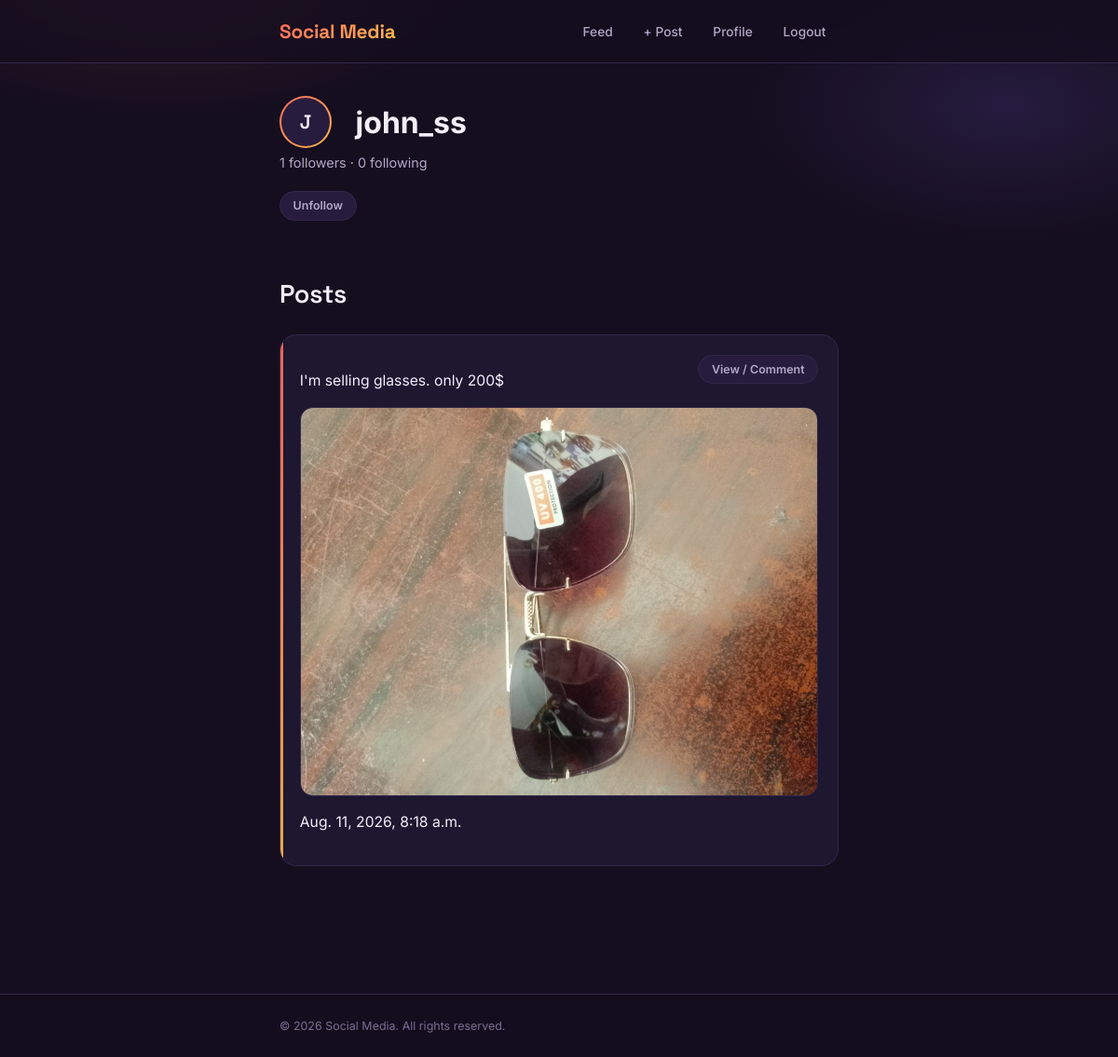
/profile/john_ss/ (signed in), run on the app's committed database.
### mainapp/models.py (models this page shows, shortened)
class Post(models.Model):
    user = models.ForeignKey(User,on_delete=models.CASCADE,related_name='posts')
    text = models.TextField(blank = True)
    image = models.ImageField(upload_to ='post_image/', blank = True, null = True)
    created_at = models.DateTimeField(auto_now_add = True)
    class Meta:
        ordering = ['-created_at']

### mainapp/views.py (the view)
# urls.py: path('profile/<str:username>/', views.profile, name='profile'),
@login_required
def profile(request,username):
    profile_user = get_object_or_404(User,username = username)
    posts = profile_user.posts.all()
    is_following = Follow.objects.filter(follower = request.user , following = profile_user).exists()
    return render(request,'mainapp/profile.html',{
        'profile_user': profile_user,
        'posts':posts,
        'is_following': is_following,
        'followers_count':profile_user.followers.count(),
        'following_count':profile_user.following.count(),
    })

### mainapp/templates/mainapp/profile.html
{% extends 'mainapp/base.html' %}
{% block content %}
<div class="profile-head">
    <span class="avatar"><span>{{ profile_user.username|first|upper }}</span></span>
    <div>
        <h1 style="margin:0;">{{ profile_user.username }}</h1>
    </div>
</div>
<p class="profile-stats">{{ followers_count }} followers · {{ following_count }} following</p>
{% if profile_user != request.user %}
<a class="button {% if is_following %}secondary{% endif %}" href="{% url 'toggle_follow' profile_user.username %}">
    {% if is_following %}Unfollow{% else %}Follow{% endif %}
</a>
{% endif %}
<h2 style="margin-top:2rem;">Posts</h2>
{% for post in posts %}
<div class="card">
    <a class="button secondary" href="{% url 'post_detail' post.id %}">View / Comment</a>
    <p>{{ post.text }}</p>
    {% if post.image %}
    <img src="{{ post.image.url }}" alt="Post image">
    {% endif %}
    <p class="small-text">{{ post.created_at }}</p>
</div>
{% empty %}
<div class="card">
    <p class="small-text">No posts yet.</p>
</div>
{% endfor %}
{% endblock %}

### mainapp/static/mainapp/styles.css (style rules this page uses)
:root { --bg: #150E1F; --surface: #1E1730; --surface-2: #271C3D; --text: #F3EEFA; --text-soft: #B3A7C7; --text-faint: #7A6E93; --coral: #FF6B5B; --amber: #FFB84D; --violet: #8C6BFF; --line: #332748; --grad: linear-gradient(135deg, var(--coral), var(--amber)); --display: 'Space Grotesk', sans-serif; --sans: 'Inter', -apple-system, BlinkMacSystemFont, sans-serif; font-family: var(--sans); color: var(--text); }
* { box-sizing: border-box; }
body { margin: 0; padding: 0; background: radial-gradient(600px 300px at 15% -5%, rgba(255, 107, 91, 0.16), transparent 60%), radial-gradient(500px 260px at 90% 10%, rgba(140, 107, 255, 0.14), transparent 55%), var(--bg); background-attachment: fixed; color: var(--text); -webkit-font-smoothing: antialiased; }
a { color: var(--coral); }
main>h1, main>h2 { font-family: var(--display); font-weight: 600; letter-spacing: -0.01em; margin: 0 0 1.6rem; }
main>h2 { font-size: 1.7rem; }
main>a.button { margin-bottom: 1.6rem; }
.card { position: relative; background: var(--surface); border: 1px solid var(--line); border-radius: 18px; padding: 1.3rem 1.3rem 1.1rem; margin-bottom: 1.1rem; overflow: hidden; }
.card::before { content: ""; position: absolute; left: 0; top: 0; bottom: 0; width: 3px; background: var(--grad); opacity: 0.9; }
.card p { font-size: 0.98rem; line-height: 1.6; color: var(--text); }
.card img { max-width: 100%; height: auto; border-radius: 14px; display: block; margin: 0.8rem 0; border: 1px solid var(--line); }
.card>a.button { float: right; margin-left: 0.75rem; }
.card::after { content: ""; display: table; clear: both; }
.avatar { display: inline-flex; align-items: center; justify-content: center; width: 34px; height: 34px; border-radius: 50%; color: var(--text); font-family: var(--display); font-weight: 600; font-size: 0.85rem; margin-right: 0.6rem; vertical-align: middle; background-image: var(--grad); padding: 2px; }
.avatar span { width: 100%; height: 100%; border-radius: 50%; background: var(--surface-2); display: flex; align-items: center; justify-content: center; }
button, a.button { display: inline-block; font-family: var(--sans); font-weight: 600; font-size: 0.86rem; background: var(--grad); color: #1B1027; border: none; border-radius: 999px; padding: 0.55rem 1.1rem; cursor: pointer; text-decoration: none; box-shadow: 0 6px 20px -8px rgba(255, 107, 91, 0.55); transition: filter .15s ease, transform .1s ease; }
.card>a.button, a.button.secondary { background: var(--surface-2); color: var(--text-soft); border: 1px solid var(--line); box-shadow: none; font-size: 0.78rem; padding: 0.45rem 0.85rem; }
.small-text { color: var(--text-faint); font-size: 0.82rem; }
.profile-head { display: flex; align-items: center; gap: 1rem; margin-bottom: 0.4rem; }
.profile-head .avatar { width: 56px; height: 56px; font-size: 1.3rem; }
.profile-stats { color: var(--text-soft); font-size: 0.9rem; margin: 0 0 1.4rem; }
.button { position: relative; overflow: hidden; transition: transform 0.2s ease, box-shadow 0.2s ease; }

### data on the page
Post: text "I'm selling glasses. only 200$", image (picture), created_at "Aug. 11, 2026, 8:18 a.m."

### other printed values
{{ profile_user.username|first|upper }} "J"
{{ profile_user.username }} "john_ss"
{{ followers_count }} "1"
{{ following_count }} "0"
